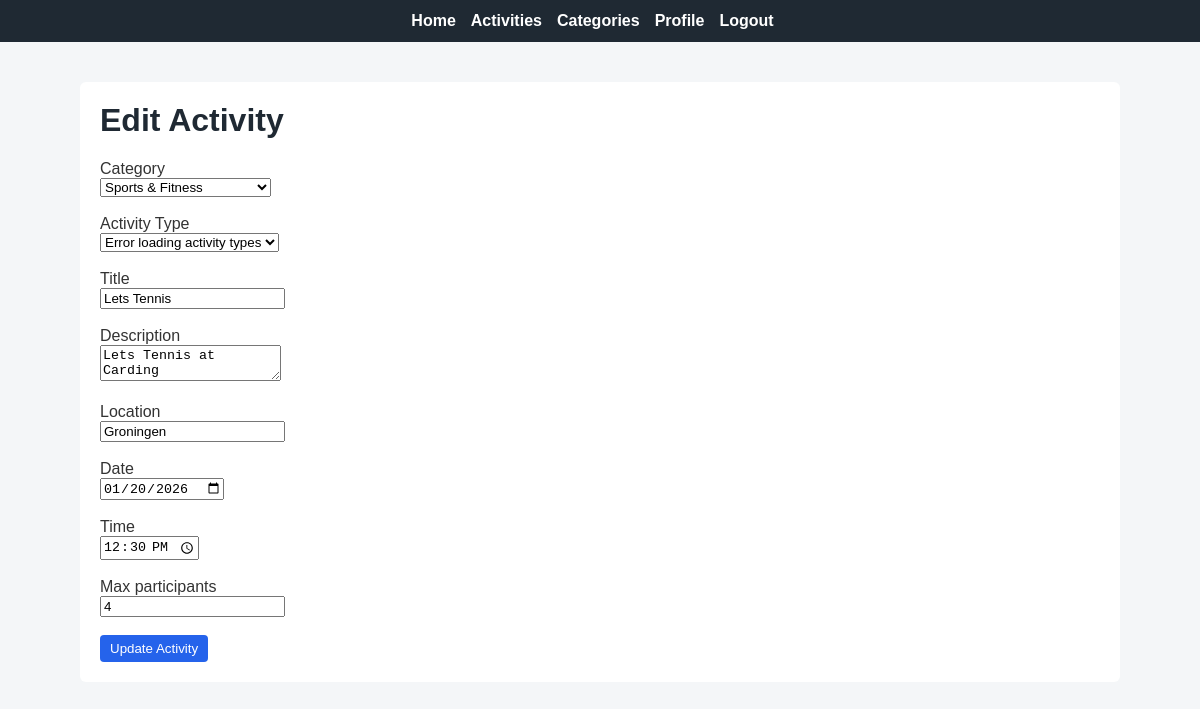
Screenshot of /activities/2/edit (signed in) with the database file from the repository.
### app/models.py (models this page shows, shortened)
class PaginatedAPIMixin(object):
    @staticmethod
    def to_collection_dict(query, page, per_page, endpoint, **kwargs):
        resources = db.paginate(query, page=page, per_page=per_page,
                                error_out=False)
        data = {
            'items': [item.to_dict() for item in resources.items],
            '_meta': {
                'page': page,
                'per_page': per_page,
                'total_pages': resources.pages,
                'total_items': resources.total
            },
            '_links': {
                'self': url_for(endpoint, page=page, per_page=per_page,
                                **kwargs),
                'next': url_for(endpoint, page=page + 1, per_page=per_page,
                                **kwargs) if resources.has_next else None,
                'prev': url_for(endpoint, page=page - 1, per_page=per_page,
                                **kwargs) if resources.has_prev else None
            }
        }
        return data

class Activity(PaginatedAPIMixin, db.Model):
    __tablename__ = 'activities'
    id = db.Column(db.Integer, primary_key=True)
    title = db.Column(db.String(200), nullable=False)
    description = db.Column(db.Text)
    location = db.Column(db.String(255), nullable=False)
    activity_date = db.Column(db.Date, nullable=False)
    activity_time = db.Column(db.Time, nullable=False)
    max_participants = db.Column(db.Integer, default=10)
    creator_id = db.Column(db.Integer, db.ForeignKey('users.id'), nullable=False)
    category_id = db.Column(db.Integer, db.ForeignKey('categories.id'), nullable=False)
    activity_type_id = db.Column(db.Integer, db.ForeignKey('activity_types.id'), nullable=False)
    created_at = db.Column(db.DateTime, default=datetime.now(timezone.utc))
    updated_at = db.Column(db.DateTime, default=datetime.now(timezone.utc), onupdate=datetime.now(timezone.utc))
    creator = db.relationship('Users', backref='activities_created')
    category = db.relationship('Category', backref='activities')
    activity_type = db.relationship('ActivityType', backref='activities')

class Category(db.Model):
    __tablename__ = 'categories'
    id = db.Column(db.Integer, primary_key=True)
    name = db.Column(db.String(100), unique=True, nullable=False)
    description = db.Column(db.Text)
    created_at = db.Column(db.DateTime, default=datetime.now(timezone.utc))
    activity_types = db.relationship('ActivityType', backref='category', lazy='dynamic')

### app/routes.py (the view, shortened to what this page needs)
@app.route("/activities/<int:id>/edit", methods=["GET", "POST"])
@login_required
def edit_activity(id):
    activity = Activity.query.get_or_404(id)
    if activity.creator_id != current_user.id:
        flash("You are not allowed to edit this activity.")
        return redirect(url_for("activities"))
    categories = Category.query.all()
    activity_types = ActivityType.query.all()
    return render_template(
        "edit_activity.html",
        activity=activity,
        categories=categories,
        activity_types=activity_types
    )

### app/models.py (called while the page is built)
@login.user_loader
def load_user(id):
    return db.session.get(Users, int(id))

### app/routes.py (called while the page is built)
@app.before_request
def before_request():
    if current_user.is_authenticated:
        current_user.last_seen = datetime.now(timezone.utc)
        db.session.commit()

### app/templates/edit_activity.html (shortened to what this page needs)
{% extends "base.html" %}
{% block content %}
<h1>Edit Activity</h1>
<form method="POST">
    <label>Category</label><br>
    <select name="category_id" id="category_id" required>
        {% for category in categories %}
            <option value="{{ category.id }}"
                {% if category.id == activity.category_id %}selected{% endif %}>
                {{ category.name }}
            </option>
        {% endfor %}
    </select><br><br>
    <label>Activity Type</label><br>
    <select name="activity_type_id" id="activity_type_id" required>
        <option value="">Loading activity types...</option>
    </select><br><br>
    <label>Title</label><br>
    <input type="text" name="title" value="{{ activity.title }}" required><br><br>
    <label>Description</label><br>
    <textarea name="description">{{ activity.description }}</textarea><br><br>
    <label>Location</label><br>
    <input type="text" name="location" value="{{ activity.location }}" required><br><br>
    <label>Date</label><br>
    <input type="date" name="activity_date"
           value="{{ activity.activity_date }}" required><br><br>
    <label>Time</label><br>
    <input type="time" name="activity_time"
           value="{{ activity.activity_time }}" required><br><br>
    <label>Max participants</label><br>
    <input type="number" name="max_participants"
           value="{{ activity.max_participants }}" min="1"><br><br>
    <button type="submit">Update Activity</button>
</form>
{% endblock %}

### app/static/css/style.css (style rules this page uses)
body { font-family: Arial, Helvetica, sans-serif; margin: 0; padding: 0; background-color: #f4f6f8; color: #333; }
h1 { margin-top: 0; color: #1f2933; }
button { padding: 6px 10px; border: none; border-radius: 4px; background-color: #2563eb; color: white; cursor: pointer; }
form { display: inline; }

### rows the page displays
Activity: category_id "Sports & Fitness", title "Lets Tennis", description "Lets Tennis at Carding", location "Groningen", activity_date "01/20/2026", activity_time "12:30:00", max_participants "4"
